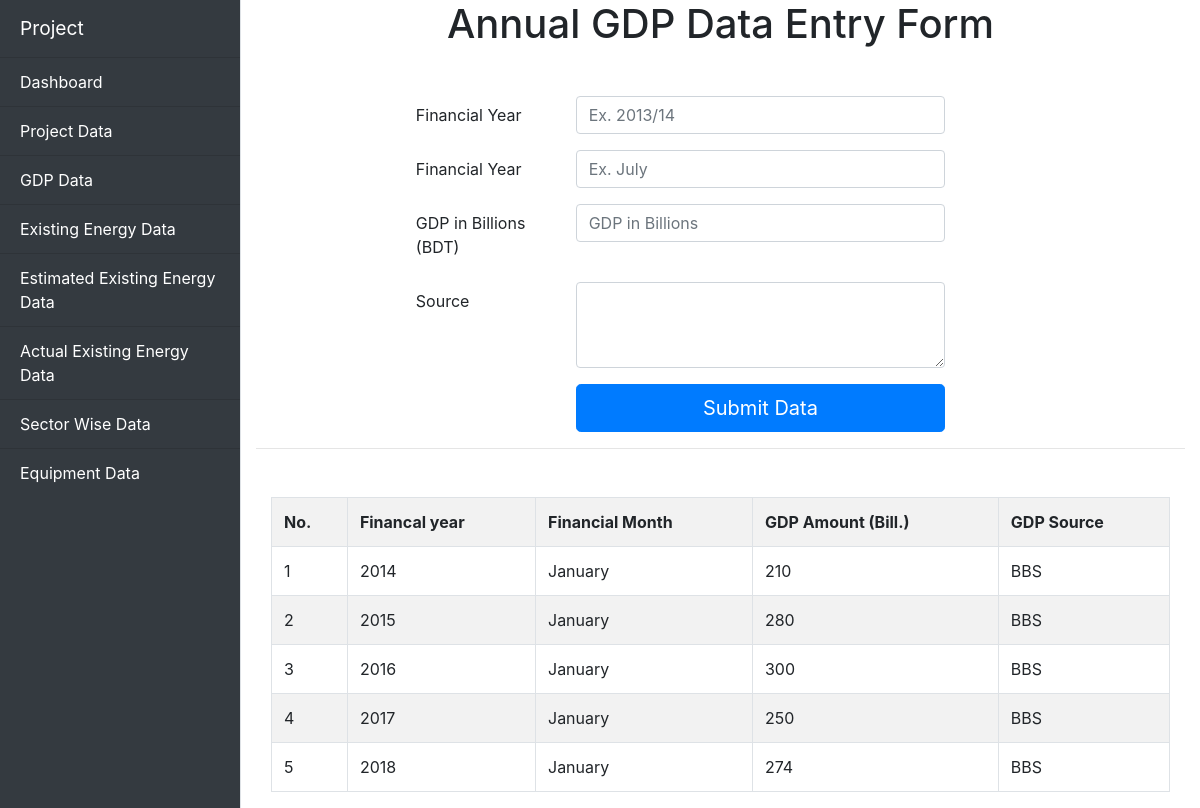
Screenshot of /gdp.php with the database file from the repository.
### tables this page shows
CREATE TABLE `gdp` (
  `gdp_id` int(11) NOT NULL,
  `fin_year` varchar(250) NOT NULL,
  `fin_month` varchar(250) NOT NULL,
  `gdp_amount` float NOT NULL,
  `gdp_source` text NOT NULL
);

### gdp.php (the view, shortened to what this page needs)
<?php
include_once 'dbConfig.php';
?>
<!DOCTYPE html>
<html lang="en">
<head>
    <link rel="stylesheet" href="https://maxcdn.bootstrapcdn.com/bootstrap/4.0.0/css/bootstrap.min.css">
    <link rel="stylesheet" href="style.css">
</head>
<body>
    <div class="d-flex" class="wrapper">
       <div class=" bg-dark border-right" id="sidebar-wrapper">
            <div class="sidebar-heading">Project </div>
            <div class="bg-dark list-group list-group-flush">
            <a href="index.php" class="list-group-item list-group-item-action bg-dark">Dashboard</a>
            <a href="projectdata.php" class="list-group-item list-group-item-action bg-dark">Project Data</a>
            <a href="gdp.php" class="list-group-item list-group-item-action bg-dark">GDP Data</a>
            <a href="existingEnergy.php" class="list-group-item list-group-item-action bg-dark">Existing Energy Data</a>
            <a href="esExistingEnergy.php" class="list-group-item list-group-item-action bg-dark">Estimated Existing Energy Data</a>
            <a href="actualEnergy.php" class="list-group-item list-group-item-action bg-dark">Actual Existing Energy Data</a>
            <a href="sectorWise.php" class="list-group-item list-group-item-action bg-dark">Sector Wise Data</a>
            <a href="equipmentlist.php" class="list-group-item list-group-item-action bg-dark">Equipment Data</a>
            </div>
        </div>
            <div class="container-fluid">
                    <h1 class="text-center mb-5">Annual GDP Data Entry Form</h1>
                    <form method="POST">
                        <div class="form-group row">
                            <div class="col-sm-2">   </div>
                            <label for="inputFinYear" class="col-sm-2 col-form-label">Financial Year</label>
                            <div class="col-sm-5">
                            <input type="text" class="form-control" name="inputFinYear" placeholder="Ex. 2013/14" required>
                            </div>
                        </div>
                        <div class="form-group row">
                            <div class="col-sm-2">   </div>
                            <label for="inputFinYear" class="col-sm-2 col-form-label">Financial Year</label>
                            <div class="col-sm-5">
                            <input type="text" class="form-control" name="inputFinMonth" placeholder="Ex. July" required>
                            </div>
                        </div>
                        <div class="form-group row">
                        <div class="col-sm-2"></div>
                            <label for="inputGDPBill" class="col-sm-2 col-form-label">GDP in Billions (BDT)</label>
                            <div class="col-sm-5">
                            <input type="text" class="form-control" name="inputGDPBill" placeholder="GDP in Billions" required>
                            </div>
                        </div>
                        <div class="form-group row">
                        <div class="col-sm-2"></div>
                            <label for="inputGDPBill" class="col-sm-2 col-form-label">Source</label>
                            <div class="col-sm-5">
                            <textarea class="form-control" name="source" rows="3" required></textarea>
                            </div>
                        </div>
                        <div class="form-group row">
                            <div class="col-sm-4">
                            </div>
                            <div class="col-sm-5">
                            <button type="submit" name="insert" class="btn btn-primary btn-lg btn-block">Submit Data</button>
                            </div>
                        </div>
                    </form>
                    <hr>
                    <div class="container-fluid mt-5">
                        <?php
                            $sql = "SELECT * FROM gdp";
                            $result = mysqli_query($con, $sql);
                        ?>
                           <div class="table-responsive">
                                <table class="table table-bordered table-striped">
                                <tr>
                                <th>No.</th>
                                <th>Financal year</th>
                                <th>Financial Month</th>
                                <th>GDP Amount (Bill.)</th>
                                <th>GDP Source</th>
                                </tr>
                                <?php
                                while($row = mysqli_fetch_array($result))
                                {
                                echo '
                                <tr>
                                <td>'.$row["gdp_id"].'</td>
                                <td>'.$row["fin_year"].'</td>
                                <td>'.$row["fin_month"].'</td>
                                <td>'.$row["gdp_amount"].'</td>
                                <td>'.$row["gdp_source"].'</td>
                                </tr>
                                ';
                                }
                                ?>
                                </table>
                            </div>
                            </div>
            </div>
        </div>
</body>
</html>

### style.css (style rules this page uses)
#sidebar-wrapper { color: white; min-height: 100vh; margin-left: -15rem; -webkit-transition: margin .25s ease-out; -moz-transition: margin .25s ease-out; -o-transition: margin .25s ease-out; transition: margin .25s ease-out; }
#sidebar-wrapper .sidebar-heading { padding: 0.875rem 1.25rem; font-size: 1.2rem; }
#sidebar-wrapper .list-group { width: 15rem; }
.list-group-item { color: white; }
@media (min-width: 768px) { #sidebar-wrapper { margin-left: 0; } }

### rows the page displays
gdp: gdp_id "1", fin_year "2014", fin_month "January", gdp_amount "210", gdp_source "BBS"
gdp: gdp_id "2", fin_year "2015", fin_month "January", gdp_amount "280", gdp_source "BBS"
gdp: gdp_id "3", fin_year "2016", fin_month "January", gdp_amount "300", gdp_source "BBS"
gdp: gdp_id "4", fin_year "2017", fin_month "January", gdp_amount "250", gdp_source "BBS"
gdp: gdp_id "5", fin_year "2018", fin_month "January", gdp_amount "274", gdp_source "BBS"
